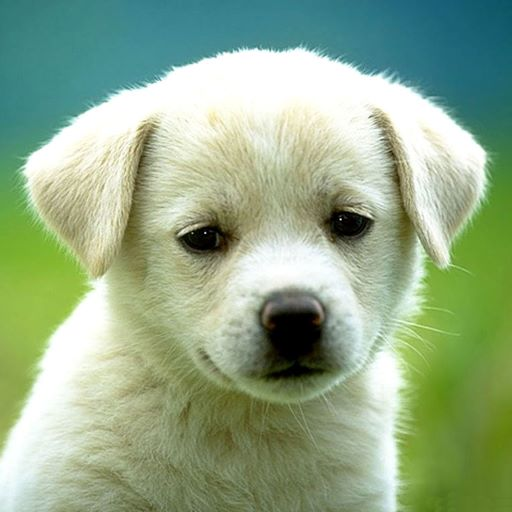
#> input picture SrcImage/dog.jpg, 512 x 512 px, found by its file name
$ jupyter execute 3_a.ipynb
#> lines starting #> are read from the running program, lines starting #| are printed output that depends on the picture; after the words box and inside, x2 and y2 are one past the last pixel; in counts of white or black regions, pixels touching at a corner belong together
[cell 1]
import cv2
import numpy as np
import matplotlib.pyplot as plt

#read the original image
path = "/media/mount/nvme0n1p4/Pranto/study/4-1/Digital Image Processing/DIP_Lab/SrcImage/dog.jpg"  # Replace with your image path
img_bgr = cv2.imread(path)
#> img_bgr is the input picture: shape (512, 512, 3); mean B, G, R 138, 170.8, 146.7
img_rgb = cv2.cvtColor(img_bgr, cv2.COLOR_BGR2RGB)
img_gray = cv2.cvtColor(img_bgr, cv2.COLOR_BGR2GRAY)
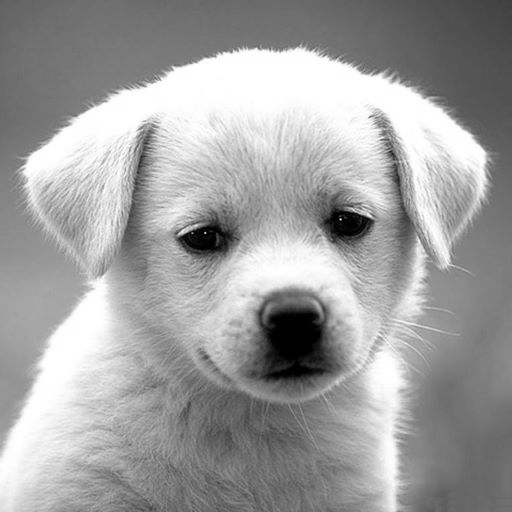
#> img_gray: shape (512, 512); min 0, max 255, mean 159.8
img = cv2.resize(img_gray, (512, 512))
original_img =  img

[cell 2]
# add some random salt and pepper noise
import random

num_of_row, num_of_col = img.shape
#> num_of_row = 512; num_of_col = 512

# Adding some salt noise
number_of_pixels = 10000
for i in range(number_of_pixels):
    x_coordinate = random.randint(0, num_of_row - 1)
    y_coordinate = random.randint(0, num_of_col - 1)
    img[x_coordinate][y_coordinate] = 255
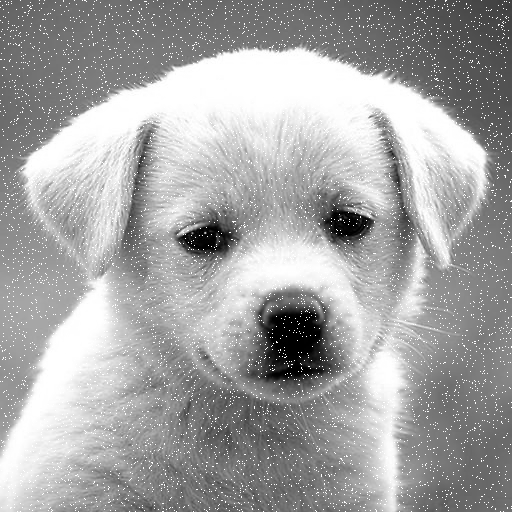
#> img: shape (512, 512); 3.55% of pixels changed, all inside (x1, y1, x2, y2) = (0, 0, 512, 512)

# Adding some papper noise
number_of_pixels = 10000
# number_of_pixels = random.randint(300, 10000)
for i in range(number_of_pixels):
    x_coordinate = random.randint(0, num_of_row - 1)
    y_coordinate = random.randint(0, num_of_col - 1)
    img[x_coordinate][y_coordinate] = 0
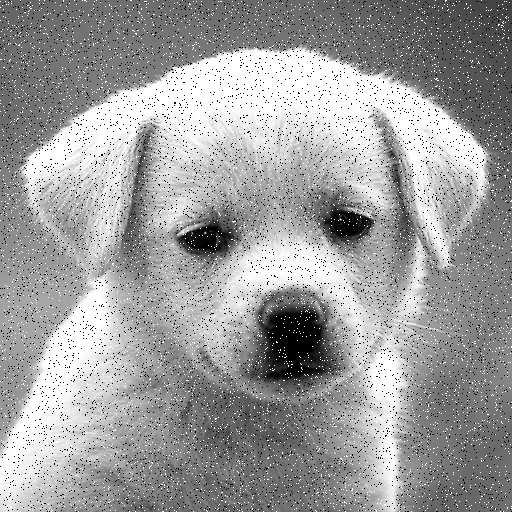
#> img: shape (512, 512); 3.72% of pixels changed, all inside (x1, y1, x2, y2) = (0, 0, 512, 512)


def Call_psnr(before,after,peakValue):
    before = np.array(before,dtype=np.float64)
    after = np.array(after,dtype=np.float64)
    mse = np.mean((before-after)**2)
    psnr = 20*np.log10(peakValue)-10*np.log10(mse)
    before = np.array(before,dtype=np.uint8)
    after = np.array(after,dtype=np.uint8)
    return round(psnr,2)
